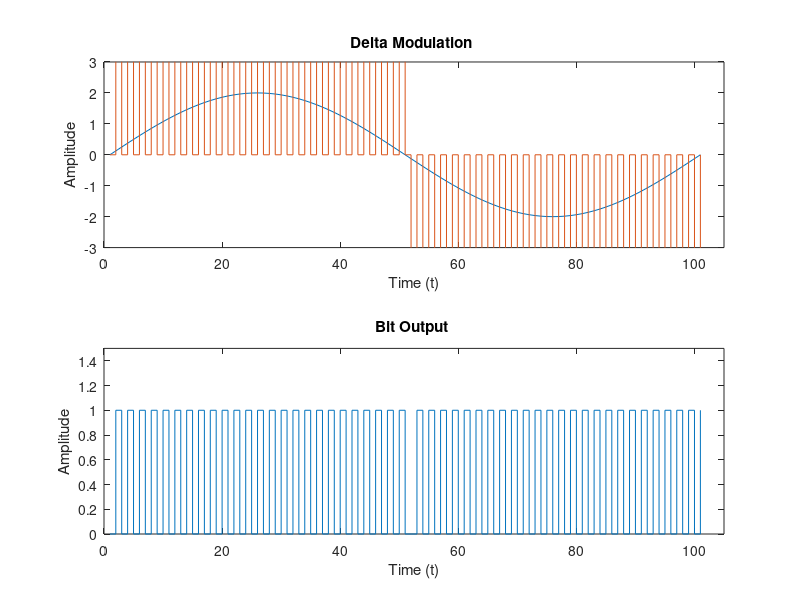

This chart was generated by the following MATLAB code: (Note: this script raises an error after producing the figure.)
del=input('Enter the step size = '); %step size
t=0:2*pi/100:2*pi;
x=2*sin(t); % amplitude of signal is 5
subplot(2,1,1)
plot(x)

hold on
y=[0]; % output binary sequencce
xr=0;
for i=1:length(x)-1
if xr(i)<=x(i)
d=1;
xr(i+1)=xr(i)+del;
else
d=0;
xr(i+1)=xr(i)-del;
end

y=[y d];
end

stairs(xr)
title('Delta Modulation ')
xlabel('Time (t)')
ylabel('Amplitude')
axis( [0 105 -3 3 ] )
subplot(2,1,2)
stairs(y)
title('Bit Output ')
xlabel('Time (t)')
ylabel('Amplitude')
axis( [0 105 0 1.5] )
sgtitle('(PUL074BEX004)');
hold off